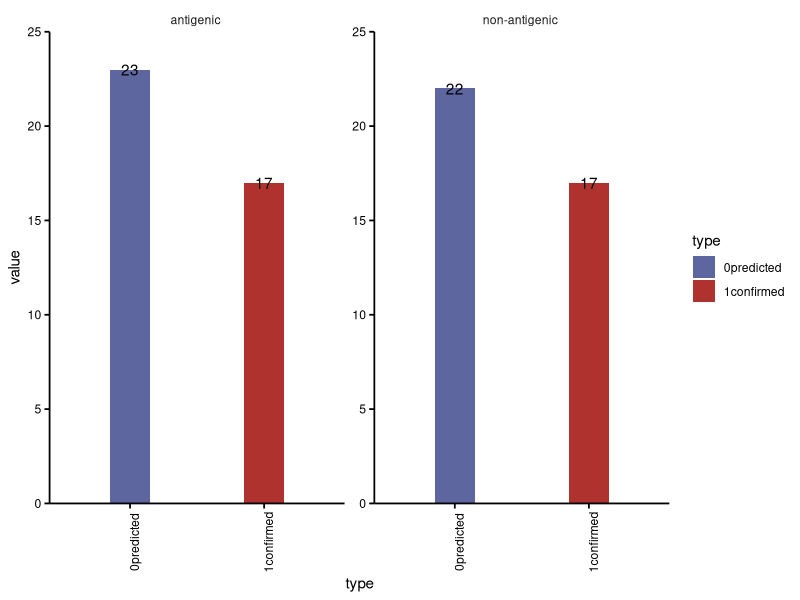

The R source for this figure:
library(ggplot2)

rm(list = ls())
data = data.frame(group = c("antigenic ","antigenic ","non-antigenic ","non-antigenic "),
                  type=c("0predicted","1confirmed","0predicted","1confirmed"),
                  value=c(23,17,22,17))

ggplot(data, aes(type,value,fill=type))+
  geom_bar(stat="identity", width = .3, position = position_dodge(.7))+
  geom_text(aes(label=value))+
  scale_fill_manual(values = c("#5D669F","#AF322F"))+
  scale_y_continuous(expand = c(0,0), limits = c(0,25), breaks = c(0,5,10,15,20,25))+
  theme_classic()+
  facet_wrap(.~group,nrow=1, scales = "free")+
  theme(strip.background = element_blank(),axis.line = element_line(color="black", linewidth = .6),
        axis.ticks = element_line(color="black", linewidth = .6),
        axis.ticks.length = unit(1.3,"mm"),
        axis.text = element_text(color="black"),
        axis.text.x = element_text(angle=90))
ggsave("Fig 6c.pdf", width = 5, height = 3)